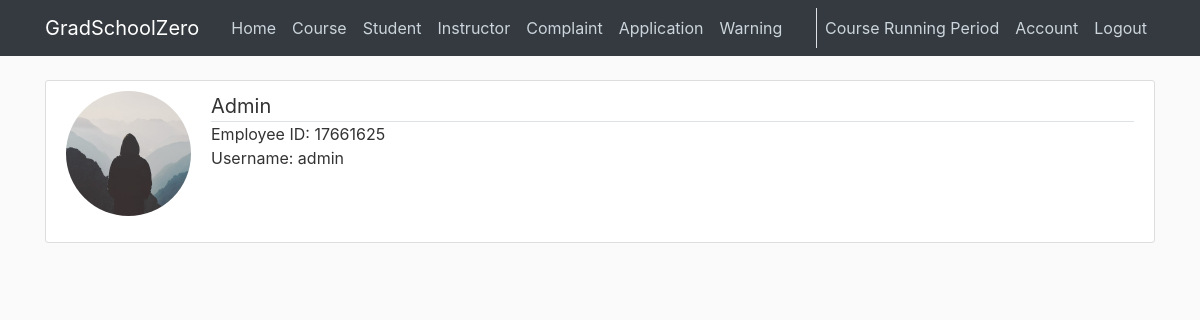
/account/ (signed in), run on an earlier commit of the app's database.
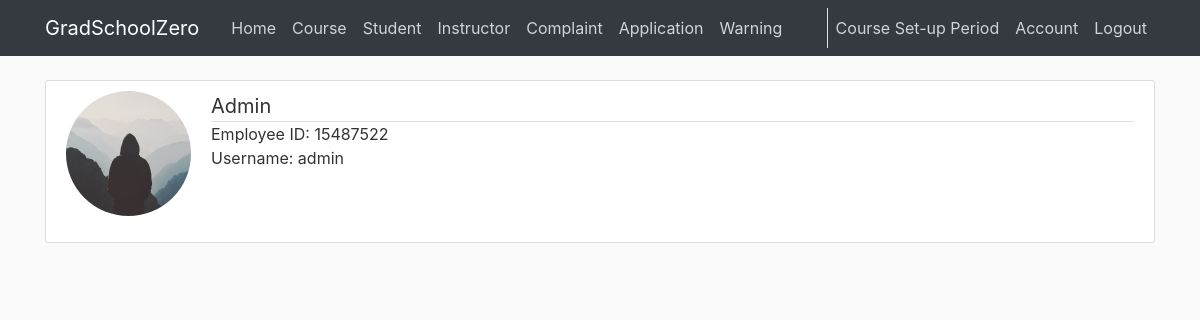
And on a later commit of the database.
### cunyzero/models.py (models this page shows, shortened)
class Period(db.Model):#set-up, registration, running, or grading period
    id = db.Column(db.Integer, primary_key=True)
    period = db.Column(db.Integer, nullable = False, default=0)#periods passed
    def getPeriodName(self):# returns set-up, registration, running, or grading period
        remainder = self.period % 4
        if remainder==0:
            return "Course Set-up Period"
        if remainder==1:
            return "Course Registration Period"
        if remainder==2:
            return "Course Running Period"
        if remainder==3:
            return "Grading Period"

class User(db.Model, UserMixin):
    id = db.Column(db.Integer, primary_key=True)
    username = db.Column(db.String(20), unique=True, nullable=False)
    image_file = db.Column(db.String(20), nullable=False, default='default.jpg')
    password = db.Column(db.String(60), nullable=False)
    role = db.Column(db.String(30), nullable=False, default='Visitor')
    ownerId = db.Column(db.Integer, db.ForeignKey('visitor.ownerId'), db.ForeignKey('admin.ownerId'), db.ForeignKey('student.ownerId'), db.ForeignKey('instructor.ownerId'))
    def getPeriodName(self):
        return Period.query.all()[0].getPeriodName()

### cunyzero/routes.py (the view)
@app.route('/account/', methods=['GET', 'POST'])
@login_required
def account():
    form = UpdateAccountForm()
    if current_user.role == 'Student':
        owner = current_user.studentOwner
    elif current_user.role == 'Instructor':
        owner = current_user.instructorOwner
    else:
        owner = current_user.adminOwner
    if form.validate_on_submit():
        if form.picture.data:
            picture_file = save_picture(form.picture.data)
            current_user.image_file = picture_file
        if form.password.data:
            hashed_password = bcrypt.generate_password_hash(form.password.data).decode('utf-8')
            current_user.password = hashed_password
        current_user.username = form.username.data
        owner.firstname = form.firstname.data
        owner.lastname = form.lastname.data
        db.session.commit()
        flash('Your account has been updated!', 'success')
        return redirect(url_for('account'))
    elif request.method == 'GET':
        form.username.data = current_user.username
    image_file = url_for('static', filename= "profile_pics/" + current_user.image_file)
    return render_template("account.html", title="Account",
                           image_file=image_file, form=form, owner=owner)

### cunyzero/models.py (called while the page is built)
@login_manager.user_loader
def load_user(user_id):
    return User.query.get(int(user_id))

### cunyzero/templates/account.html (shortened to what this page needs)
{% extends "layout.html"%}
{% block content %}
    <div class="content-section">
        <div class="media">
        <img class="rounded-circle account-img" src="{{ image_file }}">
            <div class="media-body">
                <div class="lead border-bottom">
                    {% if current_user.role != 'Admin' %}
                        <strong>{{ owner.firstname }}, {{ owner.lastname }}</strong>
                        <small>/{{ current_user.role }}</small>
                    {% else %}
                        <strong>Admin</strong>
                    {% endif %}
                </div>
                <div class="media-content">
                    <div>Employee ID: {{ current_user.ownerId }}</div>
                    <div>Username: {{ current_user.username }}</div>
                </div>
            </div>
        </div>
    </div>
{% endblock content %}

### cunyzero/templates/layout.html (shortened to what this page needs)
<!DOCTYPE html>
<html lang="en">
<head>
    <link rel="stylesheet" href="https://maxcdn.bootstrapcdn.com/bootstrap/4.0.0/css/bootstrap.min.css">
    <link rel="stylesheet" type="text/css" href="{{ url_for('static', filename='main.css') }}">
    <link rel="stylesheet" type="text/css" href="{{ url_for('static', filename='uicons-regular-rounded.css') }}">
</head>
<body id="bootstrap-overrides">
    <header class="site-header">
        <nav class="navbar navbar-expand-md navbar-dark bg-dark fixed-top">
            <div class="container">
                <a class="navbar-brand mr-4" href="/">GradSchoolZero</a>
                <div class="collapse navbar-collapse" id="navbarToggle">
                    <div class="navbar-nav mr-auto">
                        <a class="nav-item nav-link" href="{{ url_for('home') }}">Home</a>
                        {% if current_user.is_authenticated %}
                            {% if current_user.role == 'Visitor' %}
                                <a class="nav-item nav-link" href="{{ url_for('course_manage') }}">Course</a>
                                <a class="nav-item nav-link" href="{{ url_for('instructor_manage') }}">Instructor</a>
                            {% elif current_user.role == 'Admin' %}
                                <a class="nav-item nav-link" href="{{ url_for('course_manage') }}">Course</a>
                                <a class="nav-item nav-link" href="{{ url_for('student_manage') }}">Student</a>
                                <a class="nav-item nav-link" href="{{ url_for('instructor_manage') }}">Instructor</a>
                                <a class="nav-item nav-link" href="{{ url_for('complaint_manage') }}">Complaint</a>
                                <a class="nav-item nav-link" href="{{ url_for('application_manage') }}">Application</a>
                                <a class="nav-item nav-link" href="{{ url_for('review_warning_page') }}">Warning</a>
                            {% endif %}
                        {% endif %}
                    </div>
                    <div class="border-left navbar-nav">
                        {% if current_user.is_authenticated %}
                            {% if current_user.role == 'Visitor' %}
                                <a class="nav-item nav-link" href="{{ url_for('enrollment_application') }}">Enrollment</a>
                                <a class="nav-item nav-link" href="{{ url_for('logout') }}">Logout</a>
                            {% else %}
                                {% if current_user.role == "Admin" %}
                                    <a class="nav-item nav-link" href="{{ url_for('change_period') }}">{{current_user.getPeriodName()}}</a>
                                {% else %}
                                     <a class="nav-item nav-link">{{current_user.getPeriodName()}}</a>
                                {% endif %}
                                <a class="nav-item nav-link" href="{{ url_for('account') }}">Account</a>
                                <a class="nav-item nav-link" href="{{ url_for('logout') }}">Logout</a>
                            {% endif %}
                        {% else %}
                            <a class="nav-item nav-link" href="{{ url_for('login') }}">Login</a>
                            <a class="nav-item nav-link" href="{{ url_for('register') }}">Register</a>
                        {% endif %}
                    </div>
                </div>
            </div>
        </nav>
    </header>
    <main role="main" class="container">
        <div class="row">
            <div class="col-md-12">
                {% block content %}{% endblock %}
            </div>
        </div>
    </main>
</body>
</html>

What changed in the data, as far as the page shows it:
changed Period: getPeriodName "Course Running Period" → "Course Set-up Period"
changed User "admin": ownerId "17661625" → "15487522"
